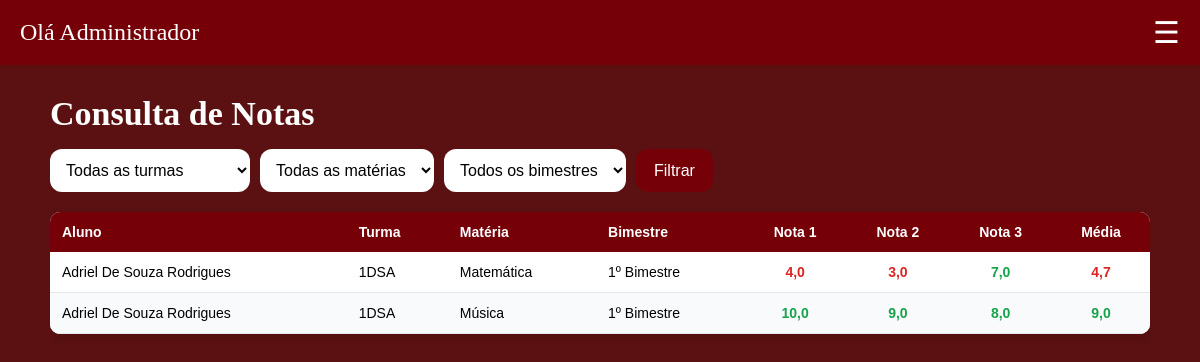
The page /Gestao-Escolar/php/admin/consultanotas.php (signed in) on the database its author committed.
### tables this page shows
CREATE TABLE IF NOT EXISTS `notas` (
  `id_nota` int NOT NULL AUTO_INCREMENT,
  `bimestre` enum('Primeiro','Segundo','Terceiro','Quarto') DEFAULT NULL,
  `nota1` decimal(4,2) DEFAULT NULL,
  `nota2` decimal(4,2) DEFAULT NULL,
  `nota3` decimal(4,2) DEFAULT NULL,
  `media` decimal(4,2) DEFAULT NULL,
  `nota_id_aluno` int NOT NULL,
  `nota_id_turma_materia` int NOT NULL,
  PRIMARY KEY (`id_nota`),
  UNIQUE KEY `nota_id_aluno` (`nota_id_aluno`,`nota_id_turma_materia`,`bimestre`),
  KEY `nota_id_turma_materia` (`nota_id_turma_materia`),
  CONSTRAINT `notas_ibfk_1` FOREIGN KEY (`nota_id_aluno`) REFERENCES `aluno` (`id_aluno`),
  CONSTRAINT `notas_ibfk_2` FOREIGN KEY (`nota_id_turma_materia`) REFERENCES `turma_materia` (`id_turma_materia`)
);

CREATE TABLE IF NOT EXISTS `aluno` (
  `id_aluno` int NOT NULL AUTO_INCREMENT,
  `nome` varchar(100) NOT NULL,
  `email` varchar(50) DEFAULT NULL,
  `data_nascimento` date DEFAULT NULL,
  `cpf` varchar(14) NOT NULL,
  `tel` varchar(20) DEFAULT NULL,
  `responsavel` varchar(100) NOT NULL,
  PRIMARY KEY (`id_aluno`),
  UNIQUE KEY `cpf` (`cpf`),
  UNIQUE KEY `email` (`email`)
);

CREATE TABLE IF NOT EXISTS `turma` (
  `id_turma` int NOT NULL AUTO_INCREMENT,
  `nome_turma` varchar(50) NOT NULL,
  `serie` varchar(20) NOT NULL,
  `turno` varchar(20) DEFAULT NULL,
  `ano_letivo` int NOT NULL,
  PRIMARY KEY (`id_turma`)
);

CREATE TABLE IF NOT EXISTS `materia` (
  `id_materia` int NOT NULL AUTO_INCREMENT,
  `nome_materia` varchar(100) NOT NULL,
  `carga_horaria` int DEFAULT NULL,
  PRIMARY KEY (`id_materia`)
);

### Gestao-Escolar/php/admin/consultanotas.php (the view, shortened to what this page needs)
<?php
include "../verifica.php";
include_once "../conexao.php";
$bimestres = ["Primeiro" => "1º Bimestre", "Segundo" => "2º Bimestre", "Terceiro" => "3º Bimestre", "Quarto" => "4º Bimestre"];
$where = [];
$tipos = "";
$params = [];
$consulta = "SELECT a.nome AS aluno, t.nome_turma, mat.nome_materia, n.bimestre, n.nota1, n.nota2, n.nota3, n.media
             FROM notas n
             JOIN aluno a ON a.id_aluno = n.nota_id_aluno
             JOIN turma_materia tm ON tm.id_turma_materia = n.nota_id_turma_materia
             JOIN turma t ON t.id_turma = tm.tm_id_turma
             JOIN materia mat ON mat.id_materia = tm.tm_id_materia"
          . ($where ? " WHERE " . implode(" AND ", $where) : "")
          . " ORDER BY t.nome_turma, mat.nome_materia, a.nome, n.bimestre LIMIT 500";
$query = consulta($sql, $consulta, $tipos, $params)->get_result();
?>
<!DOCTYPE html>
<html lang="pt-br">
<head>
    <link rel="stylesheet" href="../../css/style.css">
</head>
<body class="sla">
<?php include "../includes/header_admin.php"; ?>
<div class="container">
  <div class="page-head">
    <h2 class="titulo-pag">Consulta de Notas</h2>
  </div>
  <form method="get" class="toolbar">
    <select name="turma">
      <option value="">Todas as turmas</option>
    </select>
    <select name="materia">
      <option value="">Todas as matérias</option>
    </select>
    <select name="bimestre">
      <option value="">Todos os bimestres</option>
    </select>
    <button class="btn" type="submit">Filtrar</button>
  </form>
  <div class="tabela-wrap">
    <table>
      <thead>
        <tr>
          <th>Aluno</th><th>Turma</th><th>Matéria</th><th>Bimestre</th>
          <th class="num">Nota 1</th><th class="num">Nota 2</th><th class="num">Nota 3</th><th class="num">Média</th>
        </tr>
      </thead>
      <tbody>
<?php while ($row = $query->fetch_assoc()): ?>
        <tr>
          <td><?php echo h($row['aluno']); ?></td>
          <td><?php echo h($row['nome_turma']); ?></td>
          <td><?php echo h($row['nome_materia']); ?></td>
          <td><?php echo h($bimestres[$row['bimestre']] ?? $row['bimestre']); ?></td>
          <?php echo celula_nota($row['nota1']); ?>
          <?php echo celula_nota($row['nota2']); ?>
          <?php echo celula_nota($row['nota3']); ?>
          <?php echo celula_nota($row['media']); ?>
        </tr>
<?php endwhile; ?>
      </tbody>
    </table>
  </div>
</div>
</body>
</html>

### Gestao-Escolar/php/verifica.php (shortened to what this page needs)
<?php
function h($texto) {
    return htmlspecialchars((string)$texto, ENT_QUOTES, 'UTF-8');
}
function consulta($sql, $query, $tipos = "", $params = []) {
    $stmt = $sql->prepare($query);
    $stmt->execute();
    return $stmt;
}
function celula_nota($valor) {
    $classe = ((float)$valor >= MEDIA_MINIMA) ? "ok" : "abaixo";
    return '<td class="' . $classe . '">' . number_format((float)$valor, 1, ",", ".") . '</td>';
}

### Gestao-Escolar/css/style.css (style rules this page uses)
.sla { margin: 0; background-color: rgb(91, 17, 17); }
table { width: 100%; border-collapse: collapse; margin: 20px 0; font-family: Arial, sans-serif; background: #fff; box-shadow: 0 4px 12px rgba(0,0,0,0.1); border-radius: 10px; overflow: hidden; }
table th { background: #eb25b3; color: white; padding: 12px; text-align: left; font-size: 14px; }
table td { padding: 12px; border-bottom: 1px solid #e5e7eb; font-size: 14px; }
table tr:nth-child(even) { background-color: #f8fafc; }
.container { max-width: 1100px; margin: 30px auto; padding: 0 20px; }
.page-head { display: flex; justify-content: space-between; align-items: center; flex-wrap: wrap; gap: 12px; margin-bottom: 16px; }
.titulo-pag { color: #ffffff; font-size: 34px; margin: 0; }
.btn, .btn-novo, .btn-form { display: inline-block; cursor: pointer; border: none; border-radius: 12px; padding: 12px 18px; font-size: 16px; background-color: rgb(118, 0, 8); color: #ffffff; transition: 0.2s; }
.toolbar { display: flex; flex-wrap: wrap; gap: 10px; margin-bottom: 10px; }
.toolbar input, .toolbar select { padding: 12px; border-radius: 12px; border: none; outline: none; background-color: #ffffff; font-size: 16px; }
.tabela-wrap { overflow-x: auto; }
.tabela-wrap table { margin: 10px 0; }
.tabela-wrap table th { background: rgb(118, 0, 8); white-space: nowrap; }
.tabela-wrap td.num, .tabela-wrap th.num { text-align: center; }
.media-celula, td.ok, td.abaixo { text-align: center; font-weight: bold; }
.ok { color: #16a34a; }
.abaixo { color: #dc2626; }

### rows shown on the page
notas: nota_id_aluno.nome "Adriel De Souza Rodrigues", turma.nome_turma "1DSA", materia.nome_materia "Matemática", bimestre "1º Bimestre", nota1 "4,0 3,0 7,0 4,7"
notas: nota_id_aluno.nome "Adriel De Souza Rodrigues", turma.nome_turma "1DSA", materia.nome_materia "Música", bimestre "1º Bimestre", nota1 "10,0 9,0 8,0 9,0"
